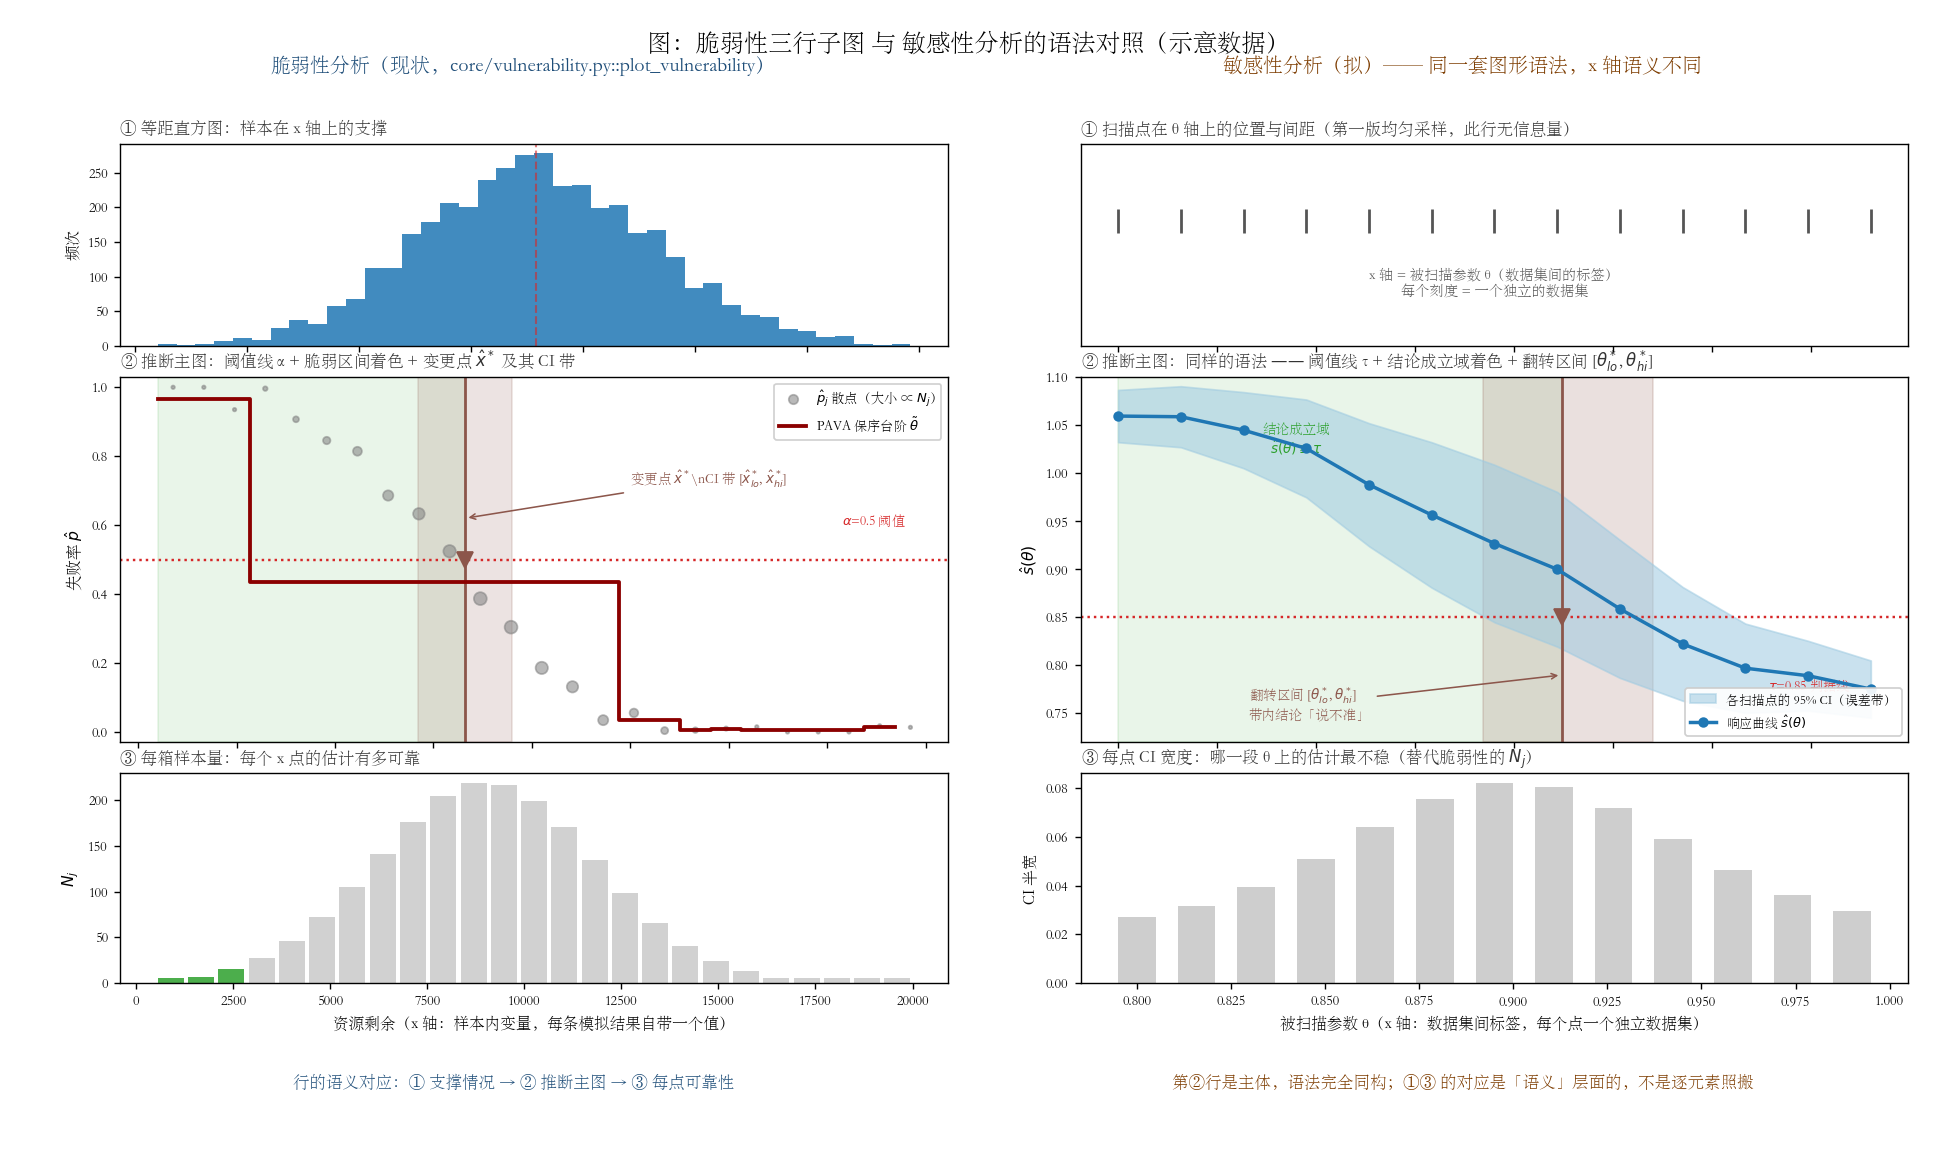

Python code for this plot:
# -*- coding: utf-8 -*-
"""示意：脆弱性分析三行子图 与 敏感性分析（拟）的语法对照。
纯示意数据，不来自真实模拟。
"""
import numpy as np
import matplotlib
matplotlib.use('Agg')
import matplotlib.pyplot as plt
from matplotlib.gridspec import GridSpec

from gacha_simulator.visualization import configure_chinese_font
configure_chinese_font()

rng = np.random.default_rng(7)

fig = plt.figure(figsize=(15.5, 9.2))
gs = GridSpec(3, 2, height_ratios=[0.26, 0.47, 0.27],
              hspace=0.120, wspace=0.16,
              left=0.062, right=0.985, top=0.875, bottom=0.145)

fig.suptitle('图：脆弱性三行子图 与 敏感性分析的语法对照（示意数据）',
             fontsize=14, y=0.972)
fig.text(0.27, 0.938, '脆弱性分析（现状，core/vulnerability.py::plot_vulnerability）',
         ha='center', fontsize=11.5, color='#1f4e79')
fig.text(0.755, 0.938, '敏感性分析（拟）—— 同一套图形语法，x 轴语义不同',
         ha='center', fontsize=11.5, color='#7d3c00')

C_LINE, C_BAND, C_THR, C_DOM, C_CP = '#1f77b4', '#9ecae1', '#d62728', '#2ca02c', '#8c564b'

# ══════════════════════ 左列：脆弱性分析 ══════════════════════
res = rng.normal(9000, 2600, 4000).clip(500, 20000)

ax1 = fig.add_subplot(gs[0, 0])
ax1.hist(res, bins=40, color=C_LINE, alpha=0.85)
ax1.axvline(res.mean(), ls='--', lw=1.2, color=C_THR, alpha=0.6)
ax1.set_ylabel('频次', fontsize=9)
ax1.tick_params(labelbottom=False, labelsize=8)
ax1.set_title('① 等距直方图：样本在 x 轴上的支撑', fontsize=9.5, loc='left', color='#333')

# 行 2：PAVA 台阶 + p̂ 散点 + α 线 + 脆弱区间 + 变更点 CI
ax2 = fig.add_subplot(gs[1, 0])
xe = np.linspace(500, 20000, 26)
xc = (xe[:-1] + xe[1:]) / 2
p_true = 1.0 / (1.0 + np.exp((xc - 8000) / 1600))
Nj = np.maximum((np.exp(-((xc - 9000) / 4000) ** 2) * 220).astype(int), 6)
phat = np.clip(p_true + rng.normal(0, 0.035, len(xc)), 0, 1)
# 保序（递减）
blocks, cur, out = [], [0], np.zeros(len(phat))
for i in range(1, len(phat) + 1):
    if i == len(phat) or phat[i] > phat[cur[-1]]:
        w = Nj[cur].sum()
        v = (phat[cur] * Nj[cur]).sum() / w
        for j in cur:
            out[j] = v
        cur = [i] if i < len(phat) else []
    else:
        cur.append(i)
ALPHA = 0.5
x_star, x_lo, x_hi = 8300, 7100, 9500
ax2.axvspan(500, x_star, color=C_DOM, alpha=0.10)
ax2.axvspan(x_lo, x_hi, color=C_CP, alpha=0.16)
ax2.axhline(ALPHA, ls=':', lw=1.4, color=C_THR)
ax2.scatter(xc, phat, s=np.maximum(4, 55 * Nj / Nj.max()), color='gray', alpha=0.55, zorder=2,
            label='$\\hat{p}_j$ 散点（大小 ∝ $N_j$）')
ax2.step(xe[:-1], out, where='post', color='darkred', lw=2.2, zorder=3, label='PAVA 保序台阶 $\\tilde{\\theta}$')
ax2.axvline(x_star, color=C_CP, lw=1.6)
ax2.plot([x_star], [ALPHA], marker='v', ms=9, color=C_CP, zorder=5)
ax2.set_ylabel('失败率 $\\hat{p}$', fontsize=9)
ax2.tick_params(labelbottom=False, labelsize=8)
ax2.set_ylim(-0.03, 1.03)
ax2.legend(fontsize=7.6, loc='upper right', framealpha=0.9)
ax2.set_title('② 推断主图：阈值线 α + 脆弱区间着色 + 变更点 $\\hat{x}^*$ 及其 CI 带',
              fontsize=9.5, loc='left', color='#333')
ax2.annotate('$\\alpha$=0.5 阈值', xy=(19500, ALPHA), xytext=(19500, ALPHA + 0.10),
             fontsize=7.6, color=C_THR, ha='right')
ax2.annotate('变更点 $\\hat{x}^*$\\nCI 带 [$\\hat{x}^*_{lo}$, $\\hat{x}^*_{hi}$]',
             xy=(x_star, 0.62), xytext=(12500, 0.72), fontsize=7.8, color=C_CP,
             arrowprops=dict(arrowstyle='->', color=C_CP, lw=0.9))

ax3 = fig.add_subplot(gs[2, 0])
ax3.bar(xc, Nj, width=np.diff(xe) * 0.86,
        color=[C_DOM if v > ALPHA else '#c9c9c9' for v in out], alpha=0.85)
ax3.set_ylabel('$N_j$', fontsize=9)
ax3.set_xlabel('资源剩余（x 轴：样本内变量，每条模拟结果自带一个值）', fontsize=9)
ax3.tick_params(labelsize=8)
ax3.set_title('③ 每箱样本量：每个 x 点的估计有多可靠', fontsize=9.5, loc='left', color='#333')

# ══════════════════════ 右列：敏感性分析 ══════════════════════
theta = np.linspace(0.80, 0.99, 13)          # 扫描点
resp_true = 1.06 - 0.30 / (1 + np.exp(-(theta - 0.905) / 0.028))
se = 0.012 + 0.030 * np.exp(-((theta - 0.90) / 0.06) ** 2)
resp = resp_true + rng.normal(0, se * 0.5, len(theta))
lo, hi = resp - 1.96 * se, resp + 1.96 * se
TAU = 0.85
flip, flo, fhi = 0.912, 0.892, 0.935

ax4 = fig.add_subplot(gs[0, 1])
ax4.plot(theta, np.zeros_like(theta), '|', ms=14, color='#555', mew=1.6)
ax4.set_ylim(-1.6, 1.0)
ax4.set_yticks([])
ax4.tick_params(labelbottom=False, labelsize=8)
ax4.set_title('① 扫描点在 θ 轴上的位置与间距（第一版均匀采样，此行无信息量）',
              fontsize=9.5, loc='left', color='#333')
ax4.text(0.895, -0.95, 'x 轴 = 被扫描参数 θ（数据集间的标签）\n每个刻度 = 一个独立的数据集',
         fontsize=8.2, color='#555', ha='center')

ax5 = fig.add_subplot(gs[1, 1])
ax5.axvspan(theta[0], flip, color=C_DOM, alpha=0.10)
ax5.axvspan(flo, fhi, color=C_CP, alpha=0.18)
ax5.axhline(TAU, ls=':', lw=1.4, color=C_THR)
ax5.fill_between(theta, lo, hi, color=C_BAND, alpha=0.55,
                 label='各扫描点的 95% CI（误差带）')
ax5.plot(theta, resp, '-o', color=C_LINE, lw=2.0, ms=5, zorder=4, label='响应曲线 $\\hat{s}(θ)$')
ax5.axvline(flip, color=C_CP, lw=1.6)
ax5.plot([flip], [TAU], marker='v', ms=9, color=C_CP, zorder=5)
ax5.set_ylabel('$\\hat{s}(θ)$', fontsize=9)
ax5.tick_params(labelbottom=False, labelsize=8)
ax5.set_ylim(0.72, 1.10)
ax5.legend(fontsize=7.4, loc='lower right', framealpha=0.92)
ax5.set_title('② 推断主图：同样的语法 —— 阈值线 τ + 结论成立域着色 + 翻转区间 [$θ^*_{lo}$, $θ^*_{hi}$]',
              fontsize=9.5, loc='left', color='#333')
ax5.annotate('结论成立域\n$\\hat{s}(θ) \\geq τ$', xy=(0.845, 1.02), fontsize=7.8, color=C_DOM, ha='center')
ax5.annotate('$τ$=0.85 判据线', xy=(0.985, TAU), xytext=(0.985, TAU - 0.075),
             fontsize=7.6, color=C_THR, ha='right')
ax5.annotate('翻转区间 [$θ^*_{lo}$, $θ^*_{hi}$]\n带内结论「说不准」',
             xy=(flip, 0.79), xytext=(0.833, 0.745), fontsize=7.8, color=C_CP,
             arrowprops=dict(arrowstyle='->', color=C_CP, lw=0.9))

ax6 = fig.add_subplot(gs[2, 1])
ax6.bar(theta, 1.96 * se, width=0.010, color='#c9c9c9', alpha=0.9)
ax6.set_ylabel('CI 半宽', fontsize=9)
ax6.set_xlabel('被扫描参数 θ（x 轴：数据集间标签，每个点一个独立数据集）', fontsize=9)
ax6.tick_params(labelsize=8)
ax6.set_title('③ 每点 CI 宽度：哪一段 θ 上的估计最不稳（替代脆弱性的 $N_j$）',
              fontsize=9.5, loc='left', color='#333')

fig.text(0.265, 0.055,
         '行的语义对应：① 支撑情况 → ② 推断主图 → ③ 每点可靠性',
         ha='center', fontsize=9.5, color='#1f4e79')
fig.text(0.755, 0.055,
         '第②行是主体，语法完全同构；①③ 的对应是「语义」层面的，不是逐元素照搬',
         ha='center', fontsize=9.5, color='#7d3c00')

out = 'docs/01-活跃/panels/敏感性分析/三行子图对照示意.png'
fig.savefig(out, dpi=125, facecolor='white')
print('已保存:', out)
